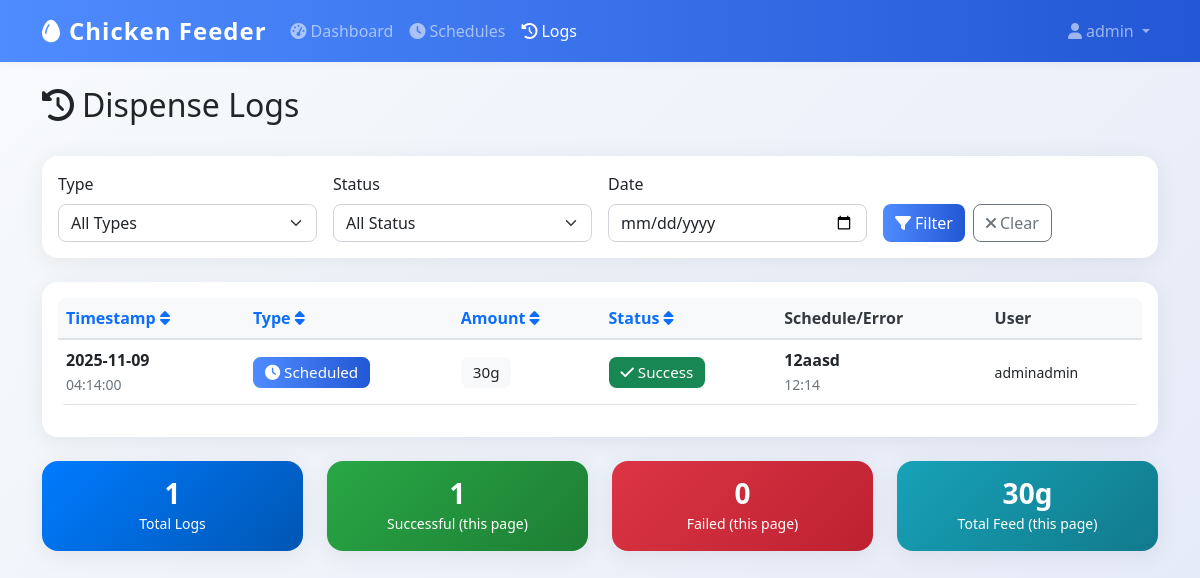
The app's page /logs (signed in) with its own data.
### app.py (models this page shows)
class User(UserMixin, db.Model):
    id = db.Column(db.Integer, primary_key=True)
    username = db.Column(db.String(80), unique=True, nullable=False)
    email = db.Column(db.String(120), unique=True, nullable=False)
    password_hash = db.Column(db.String(120), nullable=False)
    is_admin = db.Column(db.Boolean, default=True)
    created_at = db.Column(db.DateTime, default=datetime.utcnow)
    iot_device_url = db.Column(db.String(255), nullable=True)  # IoT device association

class DispenseLog(db.Model):
    id = db.Column(db.Integer, primary_key=True)
    timestamp = db.Column(db.DateTime, default=datetime.utcnow, nullable=False)
    amount_grams = db.Column(db.Integer, nullable=False)
    trigger_type = db.Column(db.String(20), nullable=False)  # 'manual' or 'scheduled'
    schedule_id = db.Column(db.Integer, db.ForeignKey('feed_schedule.id'), nullable=True)
    status = db.Column(db.String(20), default='success')  # 'success' or 'failure'
    error_message = db.Column(db.Text, nullable=True)
    triggered_by = db.Column(db.Integer, db.ForeignKey('user.id'), nullable=True)
    schedule = db.relationship('FeedSchedule', backref=db.backref('dispense_logs', lazy=True))
    user = db.relationship('User', backref=db.backref('dispense_logs', lazy=True))

class FeedSchedule(db.Model):
    id = db.Column(db.Integer, primary_key=True)
    name = db.Column(db.String(100), nullable=False)
    feed_time = db.Column(db.Time, nullable=False)
    amount_grams = db.Column(db.Integer, nullable=False)
    is_active = db.Column(db.Boolean, default=True)
    created_by = db.Column(db.Integer, db.ForeignKey('user.id'), nullable=False)
    created_at = db.Column(db.DateTime, default=datetime.utcnow)
    user = db.relationship('User', backref=db.backref('schedules', lazy=True))

### app.py (the view)
@app.route('/logs')
@login_required
def logs():
    page = request.args.get('page', 1, type=int)
    logs = DispenseLog.query.order_by(DispenseLog.timestamp.desc()).paginate(
        page=page, per_page=50, error_out=False
    )
    return render_template('logs.html', logs=logs)

### app.py (called while the page is built)
@login_manager.user_loader
def load_user(user_id):
    return db.session.get(User, int(user_id))

@app.context_processor
def inject_datetime():
    return {'datetime': datetime}

### templates/logs.html (shortened to what this page needs)
{% extends "base.html" %}
{% block content %}
<div class="row mb-4">
    <div class="col">
        <h1 class="h2">
            <i class="fas fa-history me-2"></i>Dispense Logs
        </h1>
    </div>
</div>
<div class="card mb-4">
    <div class="card-body">
        <div class="row g-3">
            <div class="col-md-3">
                <label for="filter-type" class="form-label">Type</label>
                <select class="form-select" id="filter-type">
                    <option value="">All Types</option>
                </select>
            </div>
            <div class="col-md-3">
                <label for="filter-status" class="form-label">Status</label>
                <select class="form-select" id="filter-status">
                    <option value="">All Status</option>
                </select>
            </div>
            <div class="col-md-3">
                <label for="filter-date" class="form-label">Date</label>
                <input type="date" class="form-control" id="filter-date">
            </div>
            <div class="col-md-3">
                <label class="form-label">&nbsp;</label>
                <div class="d-flex gap-2">
                    <button class="btn btn-primary" onclick="applyFilters()">
                        <i class="fas fa-filter me-1"></i>Filter
                    </button>
                    <button class="btn btn-outline-secondary" onclick="clearFilters()">
                        <i class="fas fa-times me-1"></i>Clear
                    </button>
                </div>
            </div>
        </div>
    </div>
</div>
<div class="card">
    <div class="card-body">
        {% if logs.items %}
        <div class="table-responsive">
            <table class="table table-hover">
                <thead>
                    <tr>
                        <th>
                            <a href="#" onclick="sortTable('timestamp')" class="text-decoration-none">
                                Timestamp <i class="fas fa-sort"></i>
                            </a>
                        </th>
                        <th>
                            <a href="#" onclick="sortTable('type')" class="text-decoration-none">
                                Type <i class="fas fa-sort"></i>
                            </a>
                        </th>
                        <th>
                            <a href="#" onclick="sortTable('amount')" class="text-decoration-none">
                                Amount <i class="fas fa-sort"></i>
                            </a>
                        </th>
                        <th>
                            <a href="#" onclick="sortTable('status')" class="text-decoration-none">
                                Status <i class="fas fa-sort"></i>
                            </a>
                        </th>
                        <th>Schedule/Error</th>
                        <th>User</th>
                    </tr>
                </thead>
                <tbody id="logs-table-body">
                    {% for log in logs.items %}
                    <tr class="log-row"
                        data-type="{{ log.trigger_type }}"
                        data-status="{{ log.status }}"
                        data-date="{{ log.timestamp.strftime('%Y-%m-%d') }}">
                        <td>
                            <div>
                                <strong>{{ log.timestamp.strftime('%Y-%m-%d') }}</strong>
                            </div>
                            <small class="text-muted">{{ log.timestamp.strftime('%H:%M:%S') }}</small>
                        </td>
                        <td>
                            {% if log.trigger_type == 'manual' %}
                                <span class="badge bg-info">
                                    <i class="fas fa-hand-pointer me-1"></i>Manual
                                </span>
                            {% else %}
                                <span class="badge bg-primary">
                                    <i class="fas fa-clock me-1"></i>Scheduled
                                </span>
                            {% endif %}
                        </td>
                        <td>
                            <span class="badge bg-light text-dark">{{ log.amount_grams }}g</span>
                        </td>
                        <td>
                            {% if log.status == 'success' %}
                                <span class="badge bg-success">
                                    <i class="fas fa-check me-1"></i>Success
                                </span>
                            {% else %}
                                <span class="badge bg-danger">
                                    <i class="fas fa-times me-1"></i>Failed
                                </span>
                            {% endif %}
                        </td>
                        <td>
                            {% if log.schedule %}
                                <div>
                                    <strong>{{ log.schedule.name }}</strong>
                                </div>
                                <small class="text-muted">{{ log.schedule.feed_time.strftime('%H:%M') }}</small>
                            {% elif log.error_message %}
                                <div class="text-danger">
                                    <i class="fas fa-exclamation-triangle me-1"></i>
                                    <small>{{ log.error_message[:100] }}{% if log.error_message|length > 100 %}...{% endif %}</small>
                                </div>
                            {% else %}
                                <span class="text-muted">-</span>
                            {% endif %}
                        </td>
                        <td>
                            {% if log.user %}
                                <small>{{ log.user.username }}</small>
                            {% else %}
                                <small class="text-muted">System</small>
                            {% endif %}
                        </td>
                    </tr>
                    {% endfor %}
                </tbody>
            </table>
        </div>
        {% endif %}
    </div>
</div>
{% if logs.items %}
<div class="row mt-4">
    <div class="col-md-3">
        <div class="card bg-primary text-white">
            <div class="card-body text-center">
                <h3 class="mb-0">{{ logs.total }}</h3>
                <small>Total Logs</small>
            </div>
        </div>
    </div>
    <div class="col-md-3">
        <div class="card bg-success text-white">
            <div class="card-body text-center">
                <h3 class="mb-0">{{ logs.items|selectattr('status', 'equalto', 'success')|list|length }}</h3>
                <small>Successful (this page)</small>
            </div>
        </div>
    </div>
    <div class="col-md-3">
        <div class="card bg-danger text-white">
            <div class="card-body text-center">
                <h3 class="mb-0">{{ logs.items|selectattr('status', 'equalto', 'failure')|list|length }}</h3>
                <small>Failed (this page)</small>
            </div>
        </div>
    </div>
    <div class="col-md-3">
        <div class="card bg-info text-white">
            <div class="card-body text-center">
                <h3 class="mb-0">{{ logs.items|sum(attribute='amount_grams') }}g</h3>
                <small>Total Feed (this page)</small>
            </div>
        </div>
    </div>
</div>
{% endif %}
{% endblock %}

### templates/base.html (shortened to what this page needs)
<!DOCTYPE html>
<html lang="en">
<head>
    <link href="https://cdn.jsdelivr.net/npm/bootstrap@5.1.3/dist/css/bootstrap.min.css" rel="stylesheet">
    <link href="https://cdnjs.cloudflare.com/ajax/libs/font-awesome/6.0.0/css/all.min.css" rel="stylesheet">
    <link href="{{ url_for('static', filename='css/style.css') }}" rel="stylesheet">
</head>
<body>
    {% if current_user.is_authenticated %}
    <nav class="navbar navbar-expand-lg navbar-dark bg-primary">
        <div class="container">
            <a class="navbar-brand" href="{{ url_for('dashboard') }}">
                <i class="fas fa-egg me-2"></i>Chicken Feeder
            </a>
            <div class="collapse navbar-collapse" id="navbarNav">
                <ul class="navbar-nav me-auto">
                    <li class="nav-item">
                        <a class="nav-link {% if request.endpoint == 'dashboard' %}active{% endif %}"
                           href="{{ url_for('dashboard') }}">
                            <i class="fas fa-tachometer-alt me-1"></i>Dashboard
                        </a>
                    </li>
                    <li class="nav-item">
                        <a class="nav-link {% if request.endpoint in ['schedules', 'add_schedule'] %}active{% endif %}"
                           href="{{ url_for('schedules') }}">
                            <i class="fas fa-clock me-1"></i>Schedules
                        </a>
                    </li>
                    <li class="nav-item">
                        <a class="nav-link {% if request.endpoint == 'logs' %}active{% endif %}"
                           href="{{ url_for('logs') }}">
                            <i class="fas fa-history me-1"></i>Logs
                        </a>
                    </li>
                </ul>
                <ul class="navbar-nav">
                    <li class="nav-item dropdown">
                        <a class="nav-link dropdown-toggle" href="#" id="navbarDropdown" role="button"
                           data-bs-toggle="dropdown">
                            <i class="fas fa-user me-1"></i>{{ current_user.username }}
                        </a>
                    </li>
                </ul>
            </div>
        </div>
    </nav>
    {% endif %}
    <main class="container mt-4 mb-5">
        {% block content %}{% endblock %}
    </main>
</body>
</html>

### static/css/style.css (style rules this page uses)
:root { --primary-color: #2c5f2d; --secondary-color: #97bc62; --success-color: #28a745; --danger-color: #dc3545; --warning-color: #ffc107; --info-color: #17a2b8; --light-color: #f8f9fa; --dark-color: #343a40; }
body { font-family: 'Segoe UI', Tahoma, Geneva, Verdana, sans-serif; background-color: #f5f7fa; }
.navbar-brand { font-weight: bold; font-size: 1.5rem; }
.navbar-nav .nav-link { font-weight: 500; transition: all 0.2s ease; }
.card { border: none; border-radius: 12px; box-shadow: 0 2px 10px rgba(0,0,0,0.08); transition: all 0.3s ease; }
.btn { border-radius: 8px; font-weight: 500; transition: all 0.2s ease; }
.btn-primary { background: linear-gradient(135deg, var(--primary-color) 0%, var(--secondary-color) 100%); border: none; }
.card.bg-primary, .card.bg-success, .card.bg-warning, .card.bg-danger, .card.bg-info { border: none; background: linear-gradient(135deg, var(--bs-card-bg) 0%, var(--bs-card-bg) 100%); }
.card.bg-primary { background: linear-gradient(135deg, #007bff 0%, #0056b3 100%) !important; }
.card.bg-success { background: linear-gradient(135deg, #28a745 0%, #1e7e34 100%) !important; }
.card.bg-danger { background: linear-gradient(135deg, #dc3545 0%, #bd2130 100%) !important; }
.card.bg-info { background: linear-gradient(135deg, #17a2b8 0%, #117a8b 100%) !important; }
.table { border-radius: 8px; overflow: hidden; }
.table thead th { background-color: #f8f9fa; border-bottom: 2px solid #dee2e6; font-weight: 600; color: var(--dark-color); }
.badge { border-radius: 20px; font-size: 0.75rem; font-weight: 500; padding: 0.5rem 0.75rem; }
.form-control, .form-select { border-radius: 8px; border: 1px solid #ced4da; transition: all 0.2s ease; }

### templates/base.html (style rules this page uses)
body { background: linear-gradient(135deg, #f8fafc 0%, #e3e9f7 100%); min-height: 100vh; }
.navbar { box-shadow: 0 2px 8px rgba(0,0,0,0.04); }
.card { border-radius: 1rem; box-shadow: 0 4px 24px rgba(0,0,0,0.07); }
.btn-primary, .bg-primary { background: linear-gradient(90deg, #4f8cff 0%, #2357d5 100%) !important; border: none; }
.card-title, h1, h2, h3, h4, h5, h6 { font-family: 'Segoe UI', 'Roboto', 'Arial', sans-serif; font-weight: 600; }
.badge { font-size: 0.95em; border-radius: 0.5em; }
.table th, .table td { vertical-align: middle !important; }
.navbar-brand { font-weight: bold; letter-spacing: 1px; }

### records on screen
User: username "admin"
DispenseLog: timestamp "2025-11-09", timestamp "04:14:00", trigger_type "scheduled" (drawn), amount_grams "30", status "success" (drawn), schedule.name "12aasd", schedule.feed_time "12:14", user.username "adminadmin"

### other values on screen
{{ logs.total }} "1"
{{ logs.items|selectattr('status', 'equalto', 'success')|list|length }} "1"
{{ logs.items|selectattr('status', 'equalto', 'failure')|list|length }} "0"
{{ logs.items|sum(attribute='amount_grams') }} "30"
